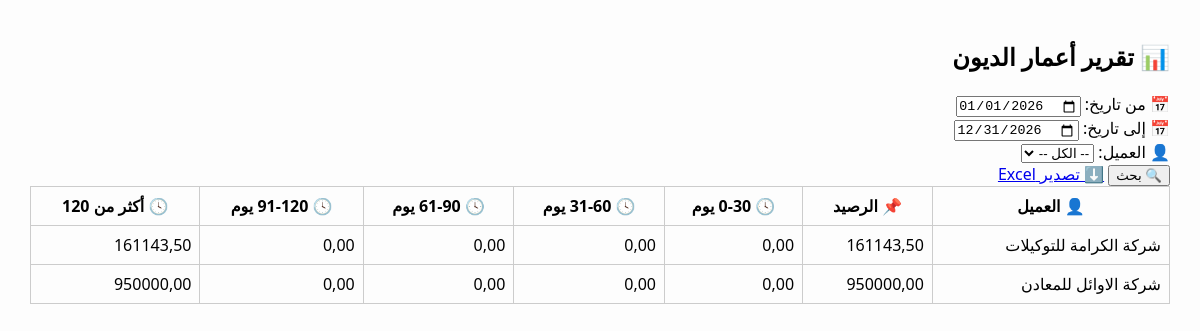
The app's page /sales/reports/aging/ with its own data.
### sales/models.py (models this page shows, shortened)
class Customer(models.Model):
    code = models.CharField(max_length=20, unique=True, blank=True)
    name = models.CharField(max_length=100)
    tax_number = models.CharField(max_length=50, verbose_name="الرقم الضريبي", blank=True, null=True)
    group = models.ForeignKey(CustomerGroup, on_delete=models.CASCADE)
    opening_debit = models.DecimalField(max_digits=10, decimal_places=2, default=0)
    opening_credit = models.DecimalField(max_digits=10, decimal_places=2, default=0)
    phone = models.CharField(max_length=50, blank=True, null=True)
    email = models.EmailField(blank=True, null=True)
    address = models.CharField(max_length=50, blank=True, null=True)
    account = models.ForeignKey(Account, on_delete=models.PROTECT, related_name='customers_account', verbose_name="حساب العميل")
    sales_account = models.ForeignKey(Account, on_delete=models.PROTECT, related_name='customers_sales_account', verbose_name="حساب المبيعات")
    vat_account = models.ForeignKey(Account, on_delete=models.PROTECT, related_name='customers_vat_account', verbose_name="حساب الضريبة")
    cost_of_sales_account = models.ForeignKey(Account, on_delete=models.SET_NULL, null=True, blank=True, related_name='cost_of_sales_customers', verbose_name="حساب تكلفة البضاعة المباعة")
    class Meta:
        verbose_name = "عميل"
        verbose_name_plural = "العملاء"
    def __str__(self):
        return self.name

### sales/views.py (the view)
# urls.py: path('reports/aging/', aging_report, name='aging_report'),
def aging_report(request):
    to_date_str = request.GET.get('to_date')
    to_date = datetime.strptime(to_date_str, '%Y-%m-%d').date() if to_date_str else timezone.now().date()
    from_date = date(2025, 1, 1)  # بداية السنة المالية
    aging_data = []
    customers = Customer.objects.all()
    for customer in customers:
        ranges = {
            'range_0_30': 0,
            'range_31_60': 0,
            'range_61_90': 0,
            'range_91_120': 0,
            'range_121_plus': 0,
        }
        total_due = 0
        opening_balance = customer.opening_debit - customer.opening_credit
        if opening_balance > 0:
            days = (to_date - from_date).days
            total_due += opening_balance
            if days <= 30:
                ranges['range_0_30'] += opening_balance
            elif days <= 60:
                ranges['range_31_60'] += opening_balance
            elif days <= 90:
                ranges['range_61_90'] += opening_balance
            elif days <= 120:
                ranges['range_91_120'] += opening_balance
            else:
                ranges['range_121_plus'] += opening_balance
        invoices = SalesInvoice.objects.filter(customer=customer, date__lte=to_date)
        for invoice in invoices:
            days = (to_date - invoice.date).days
            paid = CustomerPayment.objects.filter(
                invoice=invoice, date__lte=to_date
            ).aggregate(total=Sum('amount'))['total'] or 0
            remaining = invoice.total_with_tax_value - paid
            if remaining > 0:
                total_due += remaining
                if days <= 30:
                    ranges['range_0_30'] += remaining
                elif days <= 60:
                    ranges['range_31_60'] += remaining
                elif days <= 90:
                    ranges['range_61_90'] += remaining
                elif days <= 120:
                    ranges['range_91_120'] += remaining
                else:
                    ranges['range_121_plus'] += remaining
        if total_due > 0:
            aging_data.append({
                'customer': customer,
                'opening_balance': opening_balance,
                'total': total_due,
                **ranges,
            })
    return render(request, 'sales/reports/aging_report.html', {
        'aging_data': aging_data,
        'to_date': to_date,
    })

### dist/sales/templates/sales/reports/aging_report.html (shortened to what this page needs)
{% extends "reports/base_report.html" %}
{% load sales_filters %}
{% block content %}
<div class="container mt-4">
    <h2 class="mb-4 text-center">📊 تقرير أعمار الديون</h2>
    <form method="get" class="bg-light p-4 rounded shadow-sm border mb-4">
        <div class="row mb-3">
            <div class="col-md-3">
                <label class="form-label fw-bold">📅 من تاريخ:</label>
                <input type="date" name="date_from" value="{{ date_from|default:'2026-01-01' }}" class="form-control">
            </div>
            <div class="col-md-3">
                <label class="form-label fw-bold">📅 إلى تاريخ:</label>
                <input type="date" name="date_to" value="{{ date_to|default:'2026-12-31' }}" class="form-control">
            </div>
            <div class="col-md-3">
                <label class="form-label fw-bold">👤 العميل:</label>
                <select name="customer" class="form-control">
                    <option value="">-- الكل --</option>
                </select>
            </div>
            <div class="col-md-3 d-flex align-items-end justify-content-end">
                <div class="btn-group w-100">
                    <button type="submit" class="btn btn-primary px-4">🔍 بحث</button>
                    <a href="?{% if request.GET %}{{ request.GET.urlencode }}&{% endif %}export=excel" class="btn btn-success px-4">⬇️ تصدير Excel</a>
                </div>
            </div>
        </div>
    </form>
    <div class="table-responsive">
        <table class="table table-bordered table-striped text-center align-middle">
            <thead class="table-dark">
                <tr>
                    <th>👤 العميل</th>
                    <th>📌 الرصيد</th>
                    <th>🕓 0-30 يوم</th>
                    <th>🕓 31-60 يوم</th>
                    <th>🕓 61-90 يوم</th>
                    <th>🕓 91-120 يوم</th>
                    <th>🕓 أكثر من 120</th>
                </tr>
            </thead>
            <tbody>
                {% for row in aging_data %}
                    <tr>
                        <td>{{ row.customer }}</td>
                        <td>{{ row.total|floatformat:2 }}</td>
                        <td>{{ row.range_0_30|floatformat:2 }}</td>
                        <td>{{ row.range_31_60|floatformat:2 }}</td>
                        <td>{{ row.range_61_90|floatformat:2 }}</td>
                        <td>{{ row.range_91_120|floatformat:2 }}</td>
                        <td>{{ row.range_121_plus|floatformat:2 }}</td>
                    </tr>
                {% empty %}
                    <tr>
                        <td colspan="7" class="text-muted text-center">لا توجد بيانات</td>
                    </tr>
                {% endfor %}
            </tbody>
        </table>
    </div>
</div>
{% endblock %}

### core/templates/reports/base_report.html (style rules this page uses)
body { margin: 0; padding: 0; direction: rtl; font-family: "Segoe UI", Tahoma, sans-serif; background-color: #fdfdfd; }
table { width: 100%; border-collapse: collapse; }
th, td { padding: 8px; border: 1px solid #ccc; }

### records on screen
Customer: customer "شركة الكرامة للتوكيلات", total "161143,50", range_0_30 "0,00", range_31_60 "0,00", range_61_90 "0,00", range_91_120 "0,00", range_121_plus "161143,50"
Customer: customer "شركة الاوائل للمعادن", total "950000,00", range_0_30 "0,00", range_31_60 "0,00", range_61_90 "0,00", range_91_120 "0,00", range_121_plus "950000,00"
